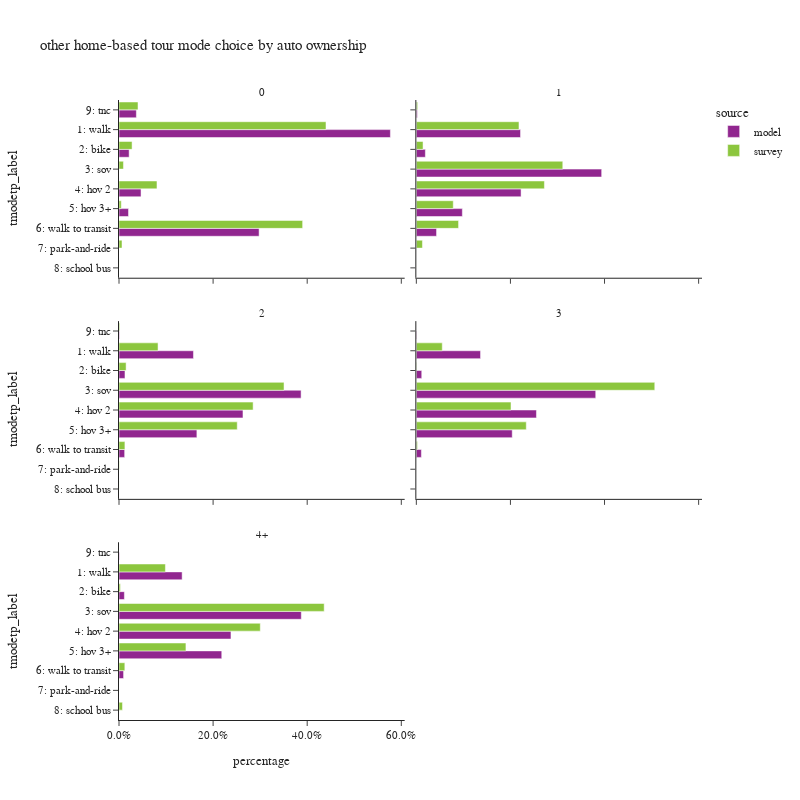

Notebook cell for this chart:
### Code cell
plot_mode_choice(hb_tour.loc[hb_tour['auto_ownership_4+']!="-1"],"auto_ownership_4+",
                 {"auto_ownership_4+":["0","1","2","3","4+"],
                  "tmodetp_label":["1: walk","2: bike","3: sov","4: hov 2","5: hov 3+","6: walk to transit",
                                   "7: park-and-ride","8: school bus","9: other–survey only"]},
                 "auto ownership",2,800)

### Figure 1 — Plotly figure (JSON) as saved in the notebook; plotly's stock layout.template omitted (floating-point values rounded to 4 significant figures)
{"data": [{"alignmentgroup": "True", "customdata": [[100970], [3769], [8195], [3537], [52121], [6458]], "hovertemplate": "source=model<br>auto_ownership_4+=0<br>percentage=%{x}<br>tmodetp_label=%{y}<br>sample count=%{customdata[0]}<extra></extra>", "legendgroup": "model", "marker": {"color": "#91268F", "pattern": {"shape": ""}}, "name": "model", "offsetgroup": "model", "orientation": "h", "showlegend": true, "textposition": "auto", "type": "bar", "x": [0.5768, 0.02153, 0.04682, 0.02021, 0.2977, 0.03689], "xaxis": "x5", "y": ["1: walk", "2: bike", "4: hov 2", "5: hov 3+", "6: walk to transit", "9: tnc"], "yaxis": "y5"}, {"alignmentgroup": "True", "customdata": [[247], [28], [10], [17], [13], [132], [5], [1], [13]], "hovertemplate": "source=survey<br>auto_ownership_4+=0<br>percentage=%{x}<br>tmodetp_label=%{y}<br>sample count=%{customdata[0]}<extra></extra>", "legendgroup": "survey", "marker": {"color": "#8CC63E", "pattern": {"shape": ""}}, "name": "survey", "offsetgroup": "survey", "orientation": "h", "showlegend": true, "textposition": "auto", "type": "bar", "x": [0.4399, 0.02778, 0.009478, 0.08072, 0.0048, 0.3903, 0.006378, 0.000184, 0.04041], "xaxis": "x5", "y": ["1: walk", "2: bike", "3: sov", "4: hov 2", "5: hov 3+", "6: walk to transit", "7: park-and-ride", "8: school bus", "9: tnc"], "yaxis": "y5"}, {"alignmentgroup": "True", "customdata": [[155609], [13483], [276772], [156410], [68708], [30177], [1463]], "hovertemplate": "source=model<br>auto_ownership_4+=1<br>percentage=%{x}<br>tmodetp_label=%{y}<br>sample count=%{customdata[0]}<extra></extra>", "legendgroup": "model", "marker": {"color": "#91268F", "pattern": {"shape": ""}}, "name": "model", "offsetgroup": "model", "orientation": "h", "showlegend": false, "textposition": "auto", "type": "bar", "x": [0.2215, 0.01919, 0.3939, 0.2226, 0.09779, 0.04295, 0.002082], "xaxis": "x6", "y": ["1: walk", "2: bike", "3: sov", "4: hov 2", "5: hov 3+", "6: walk to transit", "9: tnc"], "yaxis": "y6"}, {"alignmentgroup": "True", "customdata": [[460], [54], [587], [313], [177], [55], [6], [2], [6]], "hovertemplate": "source=survey<br>auto_ownership_4+=1<br>percentage=%{x}<br>tmodetp_label=%{y}<br>sample count=%{customdata[0]}<extra></extra>", "legendgroup": "survey", "marker": {"color": "#8CC63E", "pattern": {"shape": ""}}, "name": "survey", "offsetgroup": "survey", "orientation": "h", "showlegend": false, "textposition": "auto", "type": "bar", "x": [0.2182, 0.01425, 0.3113, 0.2722, 0.0785, 0.08977, 0.01299, 4.139e-05, 0.00279], "xaxis": "x6", "y": ["1: walk", "2: bike", "3: sov", "4: hov 2", "5: hov 3+", "6: walk to transit", "7: park-and-ride", "8: school bus", "9: tnc"], "yaxis": "y6"}, {"alignmentgroup": "True", "customdata": [[172299], [13830], [421365], [286878], [180212], [13077], [1105]], "hovertemplate": "source=model<br>auto_ownership_4+=2<br>percentage=%{x}<br>tmodetp_label=%{y}<br>sample count=%{customdata[0]}<extra></extra>", "legendgroup": "model", "marker": {"color": "#91268F", "pattern": {"shape": ""}}, "name": "model", "offsetgroup": "model", "orientation": "h", "showlegend": false, "textposition": "auto", "type": "bar", "x": [0.1583, 0.0127, 0.387, 0.2635, 0.1655, 0.01201, 0.001015], "xaxis": "x3", "y": ["1: walk", "2: bike", "3: sov", "4: hov 2", "5: hov 3+", "6: walk to transit", "9: tnc"], "yaxis": "y3"}, {"alignmentgroup": "True", "customdata": [[203], [20], [527], [396], [292], [14], [5], [1], [5]], "hovertemplate": "source=survey<br>auto_ownership_4+=2<br>percentage=%{x}<br>tmodetp_label=%{y}<br>sample count=%{customdata[0]}<extra></extra>", "legendgroup": "survey", "marker": {"color": "#8CC63E", "pattern": {"shape": ""}}, "name": "survey", "offsetgroup": "survey", "orientation": "h", "showlegend": false, "textposition": "auto", "type": "bar", "x": [0.08297, 0.01509, 0.3508, 0.2851, 0.2513, 0.01256, 0.0006169, 0.0001515, 0.001486], "xaxis": "x3", "y": ["1: walk", "2: bike", "3: sov", "4: hov 2", "5: hov 3+", "6: walk to transit", "7: park-and-ride", "8: school bus", "9: tnc"], "yaxis": "y3"}, {"alignmentgroup": "True", "customdata": [[75593], [6370], [211212], [141408], [112907], [5943], [488]], "hovertemplate": "source=model<br>auto_ownership_4+=3<br>percentage=%{x}<br>tmodetp_label=%{y}<br>sample count=%{customdata[0]}<extra></extra>", "legendgroup": "model", "marker": {"color": "#91268F", "pattern": {"shape": ""}}, "name": "model", "offsetgroup": "model", "orientation": "h", "showlegend": false, "textposition": "auto", "type": "bar", "x": [0.1365, 0.0115, 0.3813, 0.2553, 0.2038, 0.01073, 0.000881], "xaxis": "x4", "y": ["1: walk", "2: bike", "3: sov", "4: hov 2", "5: hov 3+", "6: walk to transit", "9: tnc"], "yaxis": "y4"}, {"alignmentgroup": "True", "customdata": [[40], [3], [199], [96], [56], [2]], "hovertemplate": "source=survey<br>auto_ownership_4+=3<br>percentage=%{x}<br>tmodetp_label=%{y}<br>sample count=%{customdata[0]}<extra></extra>", "legendgroup": "survey", "marker": {"color": "#8CC63E", "pattern": {"shape": ""}}, "name": "survey", "offsetgroup": "survey", "orientation": "h", "showlegend": false, "textposition": "auto", "type": "bar", "x": [0.0551, 0.0008285, 0.5068, 0.2012, 0.2337, 0.002381], "xaxis": "x4", "y": ["1: walk", "2: bike", "3: sov", "4: hov 2", "5: hov 3+", "6: walk to transit"], "yaxis": "y4"}, {"alignmentgroup": "True", "customdata": [[46852], [3994], [135289], [83086], [76249], [3398], [293]], "hovertemplate": "source=model<br>auto_ownership_4+=4+<br>percentage=%{x}<br>tmodetp_label=%{y}<br>sample count=%{customdata[0]}<extra></extra>", "legendgroup": "model", "marker": {"color": "#91268F", "pattern": {"shape": ""}}, "name": "model", "offsetgroup": "model", "orientation": "h", "showlegend": false, "textposition": "auto", "type": "bar", "x": [0.1342, 0.01144, 0.3875, 0.238, 0.2184, 0.009732, 0.0008392], "xaxis": "x", "y": ["1: walk", "2: bike", "3: sov", "4: hov 2", "5: hov 3+", "6: walk to transit", "9: tnc"], "yaxis": "y"}, {"alignmentgroup": "True", "customdata": [[14], [3], [73], [48], [17], [3], [1]], "hovertemplate": "source=survey<br>auto_ownership_4+=4+<br>percentage=%{x}<br>tmodetp_label=%{y}<br>sample count=%{customdata[0]}<extra></extra>", "legendgroup": "survey", "marker": {"color": "#8CC63E", "pattern": {"shape": ""}}, "name": "survey", "offsetgroup": "survey", "orientation": "h", "showlegend": false, "textposition": "auto", "type": "bar", "x": [0.09862, 0.002935, 0.4361, 0.3003, 0.1423, 0.0124, 0.007407], "xaxis": "x", "y": ["1: walk", "2: bike", "3: sov", "4: hov 2", "5: hov 3+", "6: walk to transit", "8: school bus"], "yaxis": "y"}], "layout": {"annotations": [{"font": {}, "showarrow": false, "text": "4+", "x": 0.245, "xanchor": "center", "xref": "paper", "y": 0.2867, "yanchor": "bottom", "yref": "paper"}, {"font": {}, "showarrow": false, "text": "2", "x": 0.245, "xanchor": "center", "xref": "paper", "y": 0.6433, "yanchor": "bottom", "yref": "paper"}, {"font": {}, "showarrow": false, "text": "3", "x": 0.755, "xanchor": "center", "xref": "paper", "y": 0.6433, "yanchor": "bottom", "yref": "paper"}, {"font": {}, "showarrow": false, "text": "0", "x": 0.245, "xanchor": "center", "xref": "paper", "y": 1.0, "yanchor": "bottom", "yref": "paper"}, {"font": {}, "showarrow": false, "text": "1", "x": 0.755, "xanchor": "center", "xref": "paper", "y": 1.0, "yanchor": "bottom", "yref": "paper"}], "barmode": "group", "height": 800, "legend": {"title": {"text": "source"}, "tracegroupgap": 0}, "title": {"text": "other home-based tour mode choice by auto ownership"}, "width": 800, "xaxis": {"anchor": "y", "domain": [0.0, 0.49], "tickformat": ".1%", "title": {"text": "percentage"}}, "xaxis2": {"anchor": "y2", "domain": [0.51, 1.0], "matches": "x", "tickformat": ".1%", "title": {"text": "percentage"}}, "xaxis3": {"anchor": "y3", "domain": [0.0, 0.49], "matches": "x", "showticklabels": false, "tickformat": ".1%"}, "xaxis4": {"anchor": "y4", "domain": [0.51, 1.0], "matches": "x", "showticklabels": false, "tickformat": ".1%"}, "xaxis5": {"anchor": "y5", "domain": [0.0, 0.49], "matches": "x", "showticklabels": false, "tickformat": ".1%"}, "xaxis6": {"anchor": "y6", "domain": [0.51, 1.0], "matches": "x", "showticklabels": false, "tickformat": ".1%"}, "yaxis": {"anchor": "x", "categoryarray": ["9: other–survey only", "8: school bus", "7: park-and-ride", "6: walk to transit", "5: hov 3+", "4: hov 2", "3: sov", "2: bike", "1: walk"], "categoryorder": "array", "domain": [0.0, 0.2867], "title": {"text": "tmodetp_label"}}, "yaxis2": {"anchor": "x2", "domain": [0.0, 0.2867], "matches": "y", "showticklabels": false}, "yaxis3": {"anchor": "x3", "categoryarray": ["9: other–survey only", "8: school bus", "7: park-and-ride", "6: walk to transit", "5: hov 3+", "4: hov 2", "3: sov", "2: bike", "1: walk"], "categoryorder": "array", "domain": [0.3567, 0.6433], "matches": "y", "title": {"text": "tmodetp_label"}}, "yaxis4": {"anchor": "x4", "domain": [0.3567, 0.6433], "matches": "y", "showticklabels": false}, "yaxis5": {"anchor": "x5", "categoryarray": ["9: other–survey only", "8: school bus", "7: park-and-ride", "6: walk to transit", "5: hov 3+", "4: hov 2", "3: sov", "2: bike", "1: walk"], "categoryorder": "array", "domain": [0.7133, 1.0], "matches": "y", "title": {"text": "tmodetp_label"}}, "yaxis6": {"anchor": "x6", "domain": [0.7133, 1.0], "matches": "y", "showticklabels": false}}}
